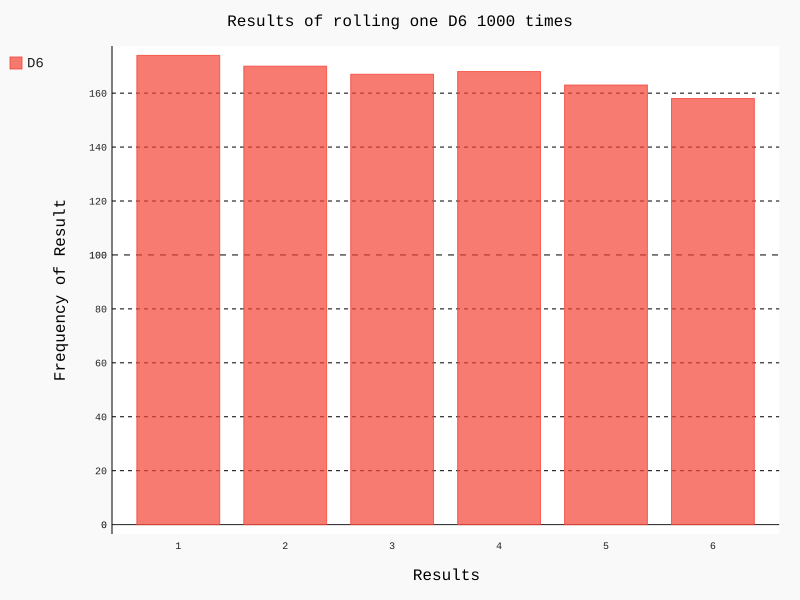

Here is the Python script that generated this plot:
import pygal
from die import Die

# Create a D6
die = Die()

# Make some rolls, and store results in a list
results = []
for roll_num in range(1000):
    result = die.roll()
    results.append(result)

# Analyze the results
frequencies = []
for value in range(1, die.num_sides+1):
    frequency = results.count(value)
    frequencies.append(frequency)

print(frequencies)

# Visualize the results.
hist = pygal.Bar()

hist.title = "Results of rolling one D6 1000 times"
hist.x_labels = ['1', '2', '3', '4', '5', '6']
hist.x_title = "Results"
hist.y_title = "Frequency of Result"

hist.add('D6', frequencies)
hist.render_to_file('die_visual.svg')
